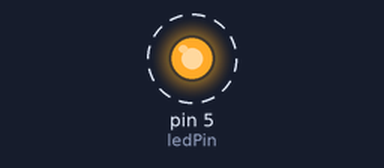
Bench run of a sketch on a simulated Arduino Uno, built with avr-gcc and run on an emulated ATmega328P. On the bench: output pins drawn as LEDs (lit = HIGH). Dashed ring = blinking.

Above: at 0.2 s.
Timing chart, 0 to 3.0 s (numbered marks = the images above):
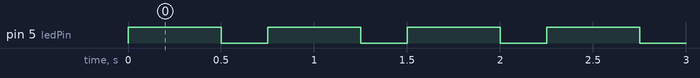

Measured:
- by itself, pin 5 (ledPin): alternates HIGH for 0.50 s and LOW for 0.25 s

The sketch:

urgent.ino
```cpp
//Urgent: your roof is leaking onto your bed - please come take care of it immediately.

int ledPin = 5;// select the pin for the LED

void setup() {
// declare the ledPin as an OUTPUT:
  pinMode(ledPin, OUTPUT);
}

void loop() {

  // turn the ledPin on
  digitalWrite(ledPin, HIGH);
  // stop the program for given milliseconds
  delay(500);

  // turn the ledPin off
  digitalWrite(ledPin, LOW);
  // stop the program for given milliseconds
  delay(250);
}
```
